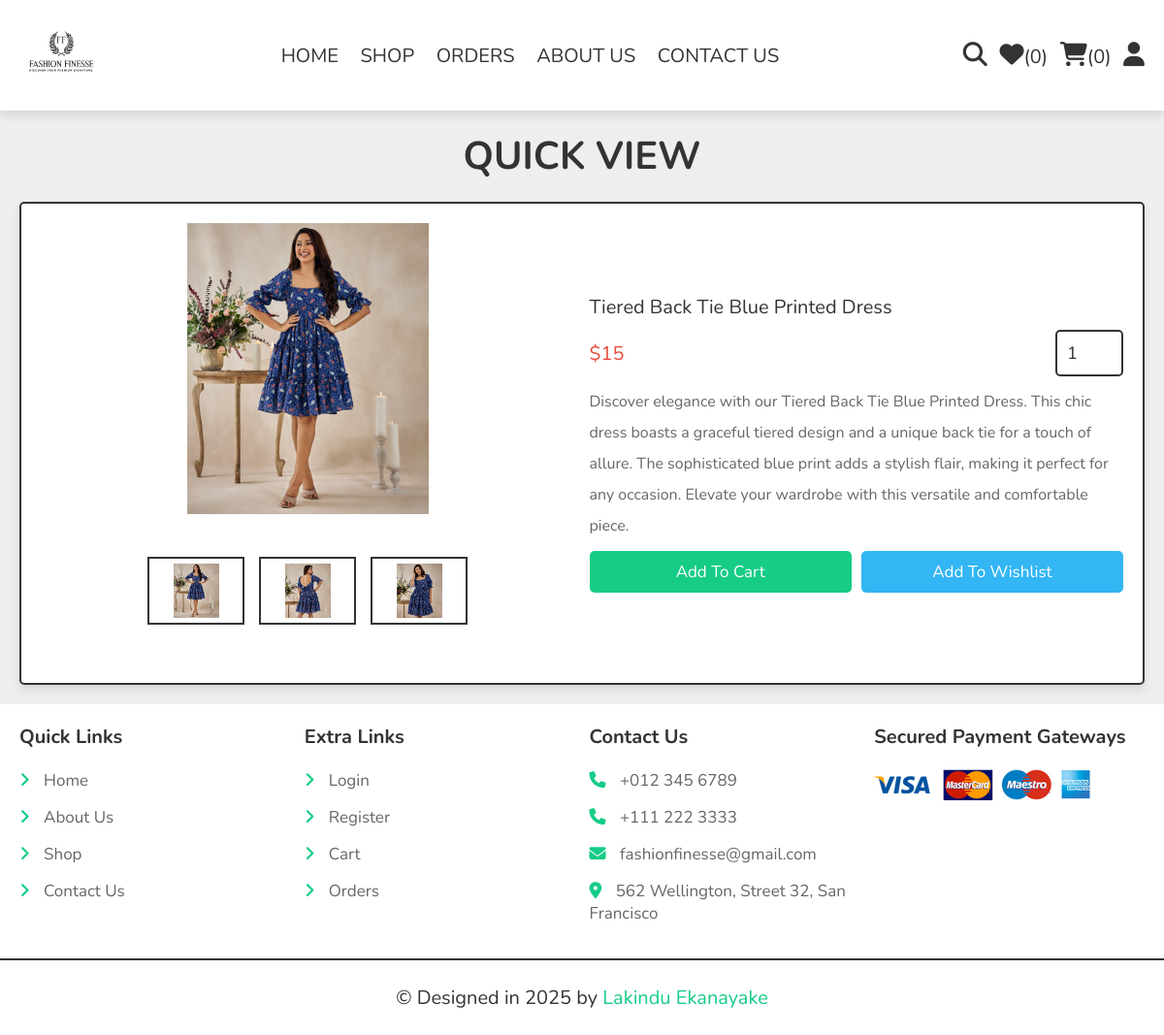
Screenshot of /quick_view.php?pid=15 with the database file from the repository.
### tables this page shows
CREATE TABLE `products` (
  `id` int(100) NOT NULL,
  `name` varchar(100) NOT NULL,
  `details` varchar(500) NOT NULL,
  `price` int(10) NOT NULL,
  `image_01` varchar(100) NOT NULL,
  `image_02` varchar(100) NOT NULL,
  `image_03` varchar(100) NOT NULL
);

### quick_view.php (the view, shortened to what this page needs)
<?php
include 'components/connect.php';
?>
<!DOCTYPE html>
<html lang="en">
<head>
   <link rel="stylesheet" href="https://cdnjs.cloudflare.com/ajax/libs/font-awesome/6.1.1/css/all.min.css">
   <link rel="stylesheet" href="css/style.css">
</head>
<body>
<?php include 'components/user_header.php'; ?>
<section class="quick-view">
   <h1 class="heading">quick view</h1>
   <?php
     $pid = $_GET['pid'];
     $select_products = $conn->prepare("SELECT * FROM `products` WHERE id = ?");
     $select_products->execute([$pid]);
     if($select_products->rowCount() > 0){
      while($fetch_product = $select_products->fetch(PDO::FETCH_ASSOC)){
   ?>
   <form action="" method="post" class="box">
      <div class="row">
         <div class="image-container">
            <div class="main-image">
               <img src="uploaded_img/<?= $fetch_product['image_01']; ?>" alt="">
            </div>
            <div class="sub-image">
               <img src="uploaded_img/<?= $fetch_product['image_01']; ?>" alt="">
               <img src="uploaded_img/<?= $fetch_product['image_02']; ?>" alt="">
               <img src="uploaded_img/<?= $fetch_product['image_03']; ?>" alt="">
            </div>
         </div>
         <div class="content">
            <div class="name"><?= $fetch_product['name']; ?></div>
            <div class="flex">
               <div class="price"><span>$</span><?= $fetch_product['price']; ?></div>
               <input type="number" name="qty" class="qty" min="1" max="99" onkeypress="if(this.value.length == 2) return false;" value="1">
            </div>
            <div class="details"><?= $fetch_product['details']; ?></div>
            <div class="flex-btn">
               <input type="submit" value="add to cart" class="btn" name="add_to_cart">
               <input class="option-btn" type="submit" name="add_to_wishlist" value="add to wishlist">
            </div>
         </div>
      </div>
   </form>
   <?php
      }
   }else{
      echo '<p class="empty">no products added yet!</p>';
   }
   ?>
</section>
<?php include 'components/footer.php'; ?>
</body>
</html>

### components/user_header.php (shortened to what this page needs)
<header class="header">
   <section class="flex">
   <a href="home.php"><img src="images/logo.JPG"  width=90px height=70px class="logo"></a>
      <nav class="navbar">
         <a href="home.php">HOME</a>
         <a href="shop.php">SHOP</a>
         <a href="orders.php">ORDERS</a>
         <a href="about.php">ABOUT US</a>
         <a href="contact.php">CONTACT US</a>
      </nav>
      <div class="icons">
         <?php
            $count_wishlist_items = $conn->prepare("SELECT * FROM `wishlist` WHERE user_id = ?");
            $count_wishlist_items->execute([$user_id]);
            $total_wishlist_counts = $count_wishlist_items->rowCount();
            $count_cart_items = $conn->prepare("SELECT * FROM `cart` WHERE user_id = ?");
            $count_cart_items->execute([$user_id]);
            $total_cart_counts = $count_cart_items->rowCount();
         ?>
         <a href="search_page.php"><i class="fas fa-search"></i></a>
         <a href="wishlist.php"><i class="fas fa-heart"></i><span>(<?= $total_wishlist_counts; ?>)</span></a>
         <a href="cart.php"><i class="fas fa-shopping-cart"></i><span>(<?= $total_cart_counts; ?>)</span></a>
         <div id="user-btn" class="fas fa-user"></div>
      </div>
   </section>
</header>

### components/footer.php
<footer class="footer">
   <section class="grid">
      <div class="box">
         <h3>quick links</h3>
         <a href="home.php"> <i class="fas fa-angle-right"></i> Home</a>
         <a href="about.php"> <i class="fas fa-angle-right"></i> About Us</a>
         <a href="shop.php"> <i class="fas fa-angle-right"></i> Shop</a>
         <a href="contact.php"> <i class="fas fa-angle-right"></i> Contact Us</a>
      </div>
      <div class="box">
         <h3>extra links</h3>
         <a href="user_login.php"> <i class="fas fa-angle-right"></i> Login</a>
         <a href="user_register.php"> <i class="fas fa-angle-right"></i> Register</a>
         <a href="cart.php"> <i class="fas fa-angle-right"></i> Cart</a>
         <a href="orders.php"> <i class="fas fa-angle-right"></i> Orders</a>
      </div>
      <div class="box">
         <h3>contact us</h3>
         <a href="tel:0123456789"><i class="fas fa-phone"></i> +012 345 6789</a>
         <a href="tel:11122233333"><i class="fas fa-phone"></i> +111 222 3333</a>
         <a href="mailto:fashionfinesse@gmail.com"><i class="fas fa-envelope"></i> fashionfinesse@gmail.com</a>
         <a href="https://www.google.com/maps"><i class="fas fa-map-marker-alt"></i> 562 Wellington, Street 32, San Francisco </a>
      </div>
      <div class="box">
         <h3>Secured Payment Gateways</h3>
         <img src="images/payment.png" alt="">
      </div>
   </section>
   <div class="credit">&copy; Designed in <?= date('Y'); ?> by <span>Lakindu Ekanayake</span></div>
</footer>

### css/style.css (style rules this page uses)
:root { --main-color:#16cc86; --green:#16cc86; --blue:#33b6f3; --orange:#f39c12; --red:#e74c3c; --black:#333; --white:#fff; --light-color:#666; --light-bg:#eee; --border:.2rem solid var(--black); --box-shadow:0 .5rem 1rem rgba(0,0,0,.1); }
* { font-family: 'Nunito', sans-serif; margin:0; padding:0; box-sizing: border-box; outline: none; border:none; text-decoration: none; }
html { font-size: 62.5%; overflow-x: hidden; }
body { background-color: var(--light-bg); }
section { padding:2rem; max-width: 1200px; margin:0 auto; }
.heading { font-size: 4rem; color:var(--black); margin-bottom: 2rem; text-align: center; text-transform: uppercase; }
.btn, .delete-btn, .option-btn { display: block; width: 100%; margin-top: 1rem; border-radius: .5rem; padding:1rem 3rem; font-size: 1.7rem; text-transform: capitalize; color:var(--white); cursor: pointer; text-align: center; }
.btn { background-color: var(--main-color); }
.option-btn { background-color: var(--blue); }
.flex-btn { display: flex; gap:1rem; }
.header { position: sticky; top:0; left:0; right:0; background-color: var(--white); box-shadow: var(--box-shadow); z-index: 1000; }
.header .flex { display: flex; align-items: center; justify-content: space-between; position: relative; }
.header .flex .logo { font-size: 3.0rem; color:var(--black); }
.header .flex .navbar a { margin:0 1rem; font-size: 2rem; color:var(--black); }
.header .flex .icons > * { margin-left: 1rem; font-size: 2.5rem; cursor: pointer; color:var(--black); }
.header .flex .icons a span { font-size: 2rem; }
.quick-view form { padding:2rem; border-radius: .5rem; border:var(--border); background-color: var(--white); box-shadow: var(--box-shadow); margin-top: 1rem; }
.quick-view form .row { display: flex; align-items: center; gap:1.5rem; flex-wrap: wrap; }
.quick-view form .row .image-container { margin-bottom: 2rem; flex:1 1 40rem; }
.quick-view form .row .image-container .main-image img { height: 30rem; width: 100%; object-fit: contain; }
.quick-view form .row .image-container .sub-image { display: flex; gap:1.5rem; justify-content: center; margin-top: 2rem; }
.quick-view form .row .image-container .sub-image img { height: 7rem; width: 10rem; object-fit: contain; padding:.5rem; border:var(--border); cursor: pointer; transition: .2s linear; }
.quick-view form img { width: 100%; height: 20rem; object-fit: contain; margin-bottom: 2rem; }
.quick-view form .row .content { flex:1 1 40rem; }
.quick-view form .row .content .name { font-size: 2rem; color:var(--black); }
.quick-view form .row .flex { display: flex; align-items: center; justify-content: space-between; gap:1rem; margin:1rem 0; }
.quick-view form .row .flex .qty { width: 7rem; padding:1rem; border:var(--border); font-size: 1.8rem; color:var(--black); border-radius: .5rem; }
.quick-view form .row .flex .price { font-size: 2rem; color:var(--red); }
.quick-view form .row .content .details { font-size: 1.6rem; color:var(--light-color); line-height: 2; }
.footer { background-color: var(--white); }
.footer .grid { display: grid; grid-template-columns: repeat(auto-fit, minmax(27rem, 1fr)); gap:1.5rem; align-items: flex-start; }
.footer .grid .box h3 { font-size: 2rem; color:var(--black); margin-bottom: 2rem; text-transform: capitalize; }
.footer .grid .box a { display: block; margin:1.5rem 0; font-size: 1.7rem; color:var(--light-color); }
.footer .grid .box a i { padding-right: 1rem; color:var(--main-color); transition: .2s linear; }
.footer .credit { text-align: center; padding: 2.5rem 2rem; border-top: var(--border); font-size: 2rem; color:var(--black); }
.footer .credit span { color:var(--main-color); }

### rows the page displays
products: image_01 (picture), image_02 (picture), image_03 (picture), name "Tiered Back Tie Blue Printed Dress", price "15", details "Discover elegance with our Tiered Back Tie Blue Printed Dress. This chic dress boasts a graceful tiered design and a unique back tie for a touch of allure. The sophisticated blue print adds a stylish flair, making it perfect for any occasion. Elevate your wardrobe with this versatile and comfortable piece."

### other values shown
$total_wishlist_counts "0"
$total_cart_counts "0"
